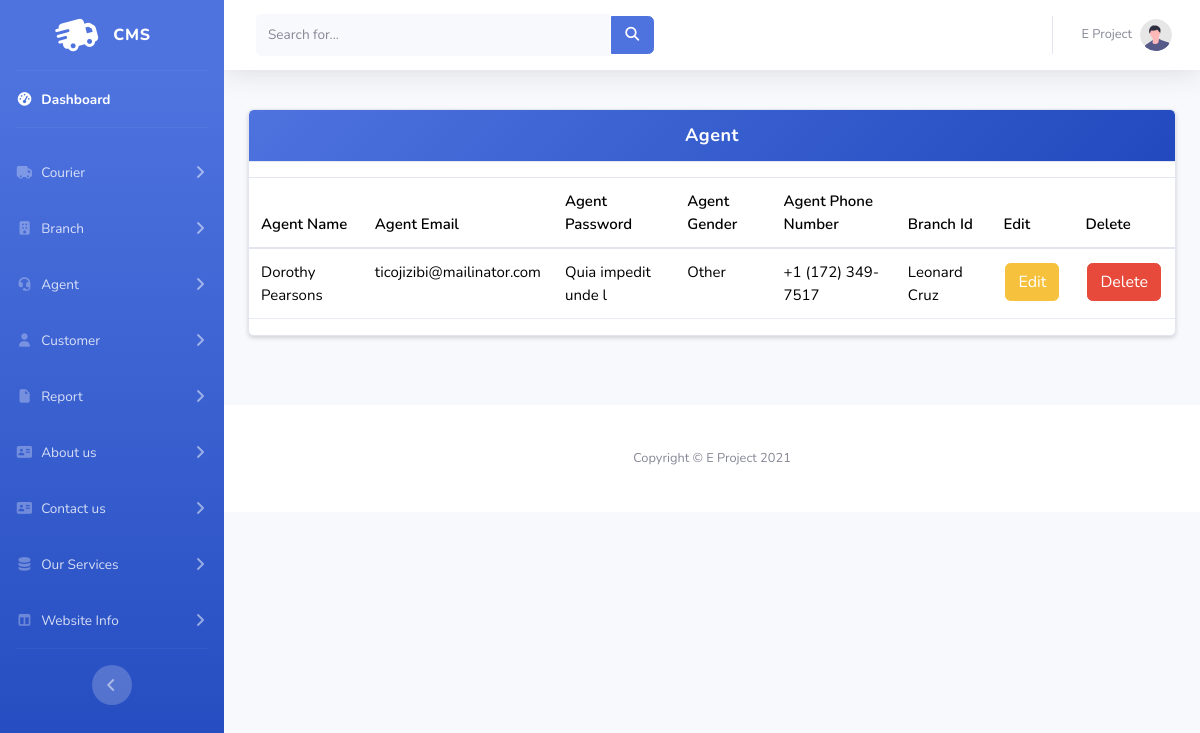
The page /Admin/ShowAgent.php (signed in) on the database its author committed.
### tables this page shows
CREATE TABLE `agent` (
  `id` int(11) NOT NULL,
  `name` longtext NOT NULL,
  `email` longtext NOT NULL,
  `password` longtext NOT NULL,
  `gender` longtext NOT NULL,
  `phone number` longtext NOT NULL,
  `branch_id` int(100) NOT NULL,
  `Record_Inserted_At` varchar(50) NOT NULL DEFAULT current_timestamp()
);

CREATE TABLE `branch` (
  `id` int(11) NOT NULL,
  `BranchName` varchar(1000) NOT NULL,
  `BranchCity` varchar(100) NOT NULL,
  `BranchPhnum` varchar(15) NOT NULL,
  `BranchEmail` varchar(50) NOT NULL,
  `BranchAddress` varchar(500) NOT NULL,
  `record_time` varchar(100) NOT NULL DEFAULT current_timestamp(),
  `status` varchar(50) NOT NULL DEFAULT 'Open'
);

### Admin/ShowAgent.php (the view, shortened to what this page needs)
<!DOCTYPE html>
<html lang="en">
<head>
</head>
<body>
    <?php
    include_once("navbar.php")
    ?>
<div class="container my-4">
    <div class="card shadow-sm">
        <div class="card-header">
            Agent
        </div>
        <div class="table-responsive">
            <table class="table table-hover align-middle" id="a">
                <thead>
                    <tr>
                        <th>Agent Name</th>
                        <th>Agent Email</th>
                        <th>Agent Password</th>
                        <th>Agent Gender</th>
                        <th>Agent Phone Number</th>
                        <th>Branch Id</th>
                        <th>Edit</th>
                        <th>Delete</th>
                    </tr>
                </thead>
                <tbody>
                    <?php
                    $run = mysqli_query($conn, "SELECT * FROM agent");
                    if ($run && mysqli_num_rows($run) > 0) {
                        while ($row = mysqli_fetch_array($run)) {
                            ?>
                            <tr>
                                <td><?php echo $row[1]; ?></td>
                                <td><?php echo $row[2]; ?></td>
                                <td><?php echo $row[3]; ?></td>
                                <td><?php echo $row[4]; ?></td>
                                <td><?php echo $row[5]; ?></td>
                                <td><?php $_fetchbranch = mysqli_fetch_array(mysqli_query($conn,
                                "select * from branch where id = $row[6]"
                        ));
                        echo $_fetchbranch[1];
                        ?></td>
                                <td><button class="btn btn-warning" data-bs-toggle="modal" data-bs-target="#exampleModal">Edit</button></td>
                                <td><a href="DeleteAgent.php?id=<?php echo $row[0]; ?>" class="btn btn-danger">Delete</a></td>
                            </tr>
                            <?php
                        }
                    } else {
                        echo '<tr><td colspan="6" class="no-data">No data found</td></tr>';
                    }
                    ?>
                </tbody>
            </table>
        </div>
    </div>
</div>
<?php
    include_once("footer.php")
    ?>
</body>
</html>

### Admin/ShowAgent.php (style rules this page uses)
body { margin: 0; font-family: "Segoe UI", Tahoma, Geneva, Verdana, sans-serif; background: #f5f7fa; color: #333; }
.container { max-width: 1200px; margin: 30px auto; padding: 15px; }
.card { background: #fff; border-radius: 10px; overflow: hidden; box-shadow: 0 4px 15px rgba(0, 0, 0, 0.08); margin-bottom: 30px; }
.card-header { background: linear-gradient(135deg, #4e73df, #224abe); color: white !important; text-align: center; padding: 15px 20px; font-size: 18px; font-weight: bold; letter-spacing: 0.5px; }
.table { width: 100%; border-collapse: collapse; font-size: 15px; margin: 15px 0; }
.table thead { background: #f1f3f6; }
.table th { text-align: left; padding: 12px 15px; font-weight: 600; color: #444; border-bottom: 2px solid #e0e6ed; }
.table td { padding: 12px 15px; border-bottom: 1px solid #e9edf3; transition: background 0.2s ease; }
.btn { padding: 6px 14px; font-size: 14px; border: none; border-radius: 6px; cursor: pointer; transition: all 0.2s ease; margin: 2px; }
.btn-warning { background: #f6c23e; color: #fff; }
.btn-danger { background: #e74a3b; color: #fff; }

### rows shown on the page
agent: name "Dorothy Pearsons", email "ticojizibi@mailinator.com", password "Quia impedit unde l", gender "Other", phone number "+1 (172) 349-7517", branch.BranchName "Leonard Cruz"
